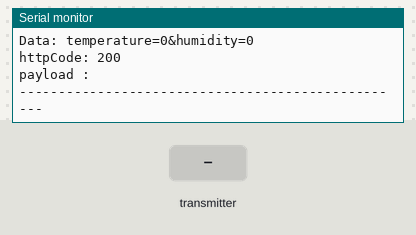
Recording of a program running on a simulated ESP32. Parts: the last lines printed to the serial monitor. The test bench sets the inputs (shaded band). WiFi joins after 1.5 s; servers stay silent unless stated; uploads are accepted with an empty reply.

Above: at 3.2 s.
3.3 s: the transmitter starts sending id = 0
At 3.61 s:
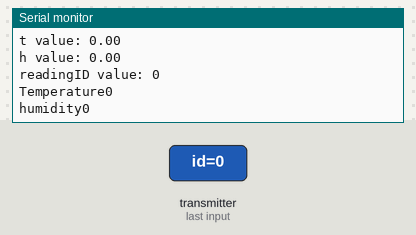
4.8 s: the transmitter starts sending temp = 25
6.3 s: the transmitter starts sending hum = 25
At 6.61 s:
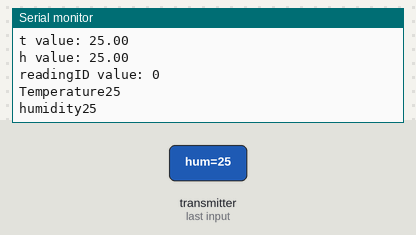

Measured:
- after the input at 3.3 s, the serial monitor: prints a new line at once (image 1)
- after the input at 6.3 s, the serial monitor: prints a new line at once (image 2)

The program:

main.cpp
```cpp
// (licence header left out)
#include <Arduino.h>
#include <esp_now.h>
#include <WiFi.h>

#include <Arduino_JSON.h>

#include <HTTPClient.h>

// Replace with your network credentials (STATION)  enjoy office
  const char* ssid = "True Enjoy";
  const char* password = "enjoy7777777777";
  String URL = "http://192.168.1.57/espdata_00/upload.php";


// Replace with your network credentials (STATION)  บ้านริมโขง
  // const char* ssid = "ENJMesh";
  // const char* password = "enjoy042611749";

// For uplod data to server , xampp
  //String URL = "http://192.168.0.113/EspData/upload.php";


int temperature = 0;
int humidity = 0;

// Structure example to receive data
// Must match the sender structure
typedef struct struct_message {
  int id;
  float temp;
  float hum;
  int readingId;
} struct_message;


// Create a struct_message called myData
  struct_message incomingReadings;
// Create a Json data package
  JSONVar board;


// callback function that will be executed when data is received
void OnDataRecv(const uint8_t * mac, const uint8_t *incomingData, int len) {
  memcpy(&incomingReadings, incomingData, sizeof(incomingReadings));

  board["id"] = incomingReadings.id;
  board["temperature"] = incomingReadings.temp;
  board["humidity"] = incomingReadings.hum;
  board["readingId"] = String(incomingReadings.readingId);
  String jsonString = JSON.stringify(board);
  //events.send(jsonString.c_str(), "new_readings", millis());

  Serial.printf("Board ID %u: %u bytes\n", incomingReadings.id, len);
  Serial.printf("t value: %4.2f \n", incomingReadings.temp);
  Serial.printf("h value: %4.2f \n", incomingReadings.hum);
  Serial.printf("readingID value: %d \n", incomingReadings.readingId);
  Serial.println();


  temperature = incomingReadings.temp;
  humidity = incomingReadings.hum;
  Serial.print("Temperature"); Serial.println(temperature);
  Serial.print("humidity"); Serial.println(humidity);


}

void setup() {
  // Initialize Serial Monitor
  Serial.begin(115200);

  // Set device as a Wi-Fi Station
  WiFi.mode(WIFI_STA);
  WiFi.setSleep(WIFI_PS_NONE);
  WiFi.begin(ssid, password);
  while (WiFi.status() != WL_CONNECTED) {
    delay(1000);
    Serial.println("Setting as a Wi-Fi Station..");
  }
  Serial.print("Station IP Address: ");
  Serial.println(WiFi.localIP());
  Serial.print("Wi-Fi Channel: ");
  Serial.println(WiFi.channel());

  // Init ESP-NOW
  if (esp_now_init() != ESP_OK) {
    Serial.println("Error initializing ESP-NOW");
    return;
  }

  // Once ESPNow is successfully Init, we will register for recv CB to
  // get recv packer info
  esp_now_register_recv_cb(OnDataRecv);
}

void loop() {

  String postData = "temperature=" + String(temperature) + "&humidity=" + String(humidity);

  HTTPClient http;
  http.begin(URL);
  http.addHeader("Content-Type", "application/x-www-form-urlencoded");

  int httpCode = http.POST(postData);
  String payload = http.getString();

  Serial.print("URL : "); Serial.println(URL);
  Serial.print("Data: "); Serial.println(postData);
  Serial.print("httpCode: "); Serial.println(httpCode);
  Serial.print("payload : "); Serial.println(payload);
  Serial.println("--------------------------------------------------");
  delay(5000);
}
```
